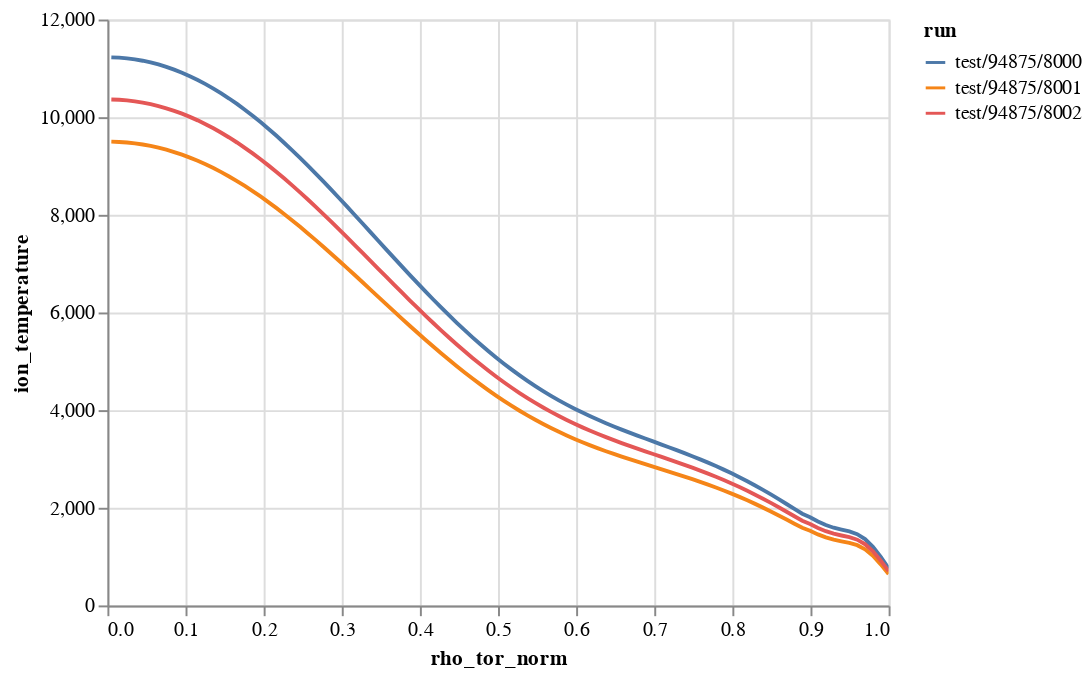

Write notebook code for a chart like this one.
### Markdown cell above
*Duqtools* has some built-in plots as well, using [altair](https://altair-viz.github.io/), that are designed with larger data sets and interactivity in mind.

### Code cell
from duqtools.api import alt_line_chart

chart = alt_line_chart(
    dataset.isel(time=[0,1,2,3]), 
    x='rho_tor_norm', 
    y='ion_temperature'
)
chart

### Figure 1 — Vega-Lite specification as saved in the notebook (floating-point values rounded to 4 significant figures; data arrays with more than 128 entries replaced by an {"elided": "..."} marker saying what was removed)
{"config": {"view": {"continuousWidth": 400, "continuousHeight": 300}}, "data": {"name": "data-3c56b6871b05c8c0fa060a0cecb4e0d7"}, "mark": "line", "encoding": {"color": {"field": "run", "type": "nominal"}, "tooltip": {"field": "run", "type": "nominal"}, "x": {"field": "rho_tor_norm", "type": "quantitative"}, "y": {"field": "ion_temperature", "type": "quantitative"}}, "selection": {"time": {"type": "single", "fields": ["slider"], "bind": {"input": "range", "max": 3.0, "min": 0, "step": 1}, "init": {"slider": 0}}, "selector001": {"type": "interval", "bind": "scales", "encodings": ["x", "y"]}}, "transform": [{"filter": {"selection": "time"}}], "$schema": "https://vega.github.io/schema/vega-lite/v4.17.0.json", "datasets": {"data-3c56b6871b05c8c0fa060a0cecb4e0d7": {"elided": "3600 records"}}}
